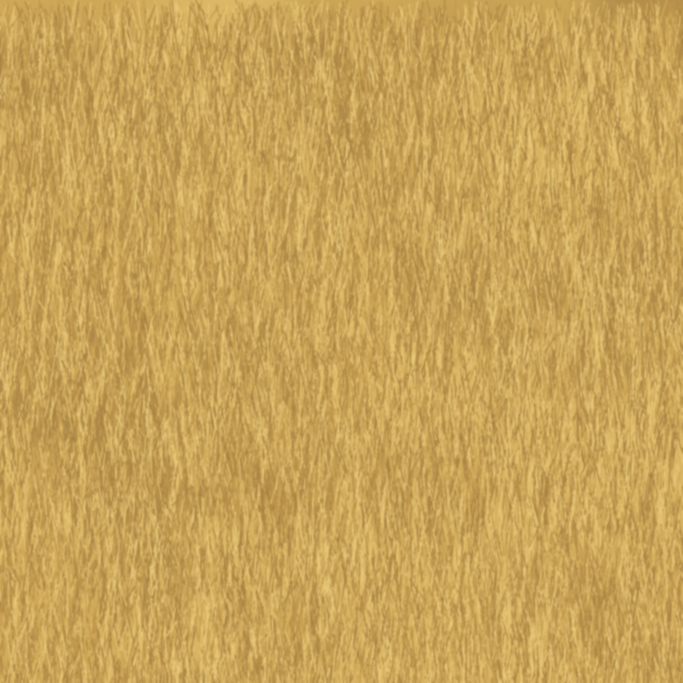
#> input picture templates/blender_look/tex/straw_tile.png, 2048 x 2048 px (shown at 1/3 size)
$ python post_toon.py tex/straw_tile.png out.png out.png
#> lines starting #> are read from the running program, lines starting #| are printed output that depends on the picture
"""Stage A grade (round-2 airfield grade, per light): bloom, gentle saturation, cool shadows, light vignette.  python post_toon.py raw.png out.png day"""
import sys
import numpy as np
from PIL import Image, ImageFilter
LUM = np.array([.2126, .7152, .0722], np.float32)
P = dict(night=(1.03, 1.16, .08, .3, .25), morning=(1.02, 1.12, .03, .22, .1), day=(1.02, 1.12, .02, .2, .05), golden=(1.0, .92, .05, .22, .1), interior=(1.03, 1.12, .04, .28, .05))
def bloom(a, thr=.78, k=.42):
#> called with thr = 0.78, k = 0.42
    Y = a @ LUM; hot = a * np.clip((Y - thr) / (1 - thr), 0, 1)[..., None]; h, w = Y.shape; s = Image.fromarray((np.clip(hot, 0, 1) * 255).astype(np.uint8)).resize((w // 4, h // 4), Image.BILINEAR); acc = np.zeros_like(a)
#> after `Y = a @ LUM`:
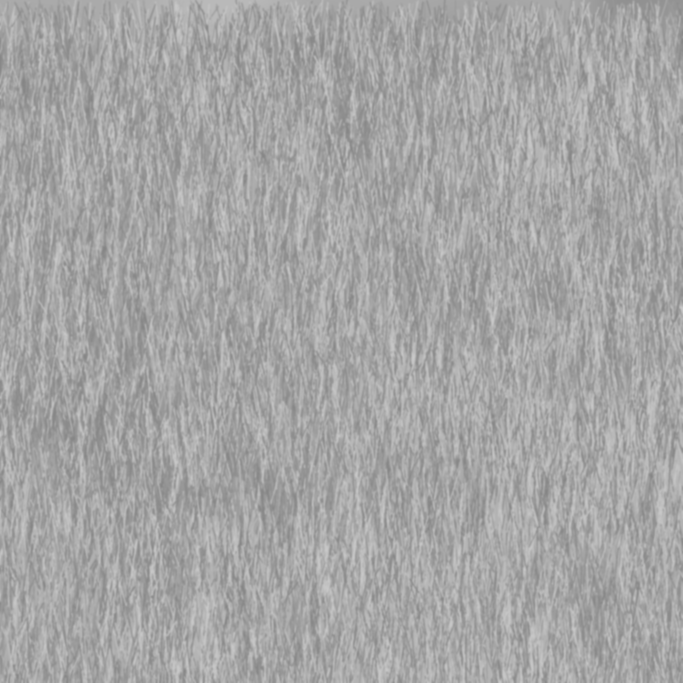
#> Y: shape (2048, 2048) float32 (shown at 1/3 size); min 0.523, max 0.788, mean 0.651
#> after `h, w = Y.shape`: h = 2048; w = 2048
    for r, wt in ((3, .5), (9, .35), (24, .25)): acc += np.asarray(s.filter(ImageFilter.GaussianBlur(r)).resize((w, h), Image.BILINEAR)).astype(np.float32) / 255 * wt
    return a + acc * k
def grade(a, pre):
#> (the run stopped early here; a loop or call above may not have finished)
